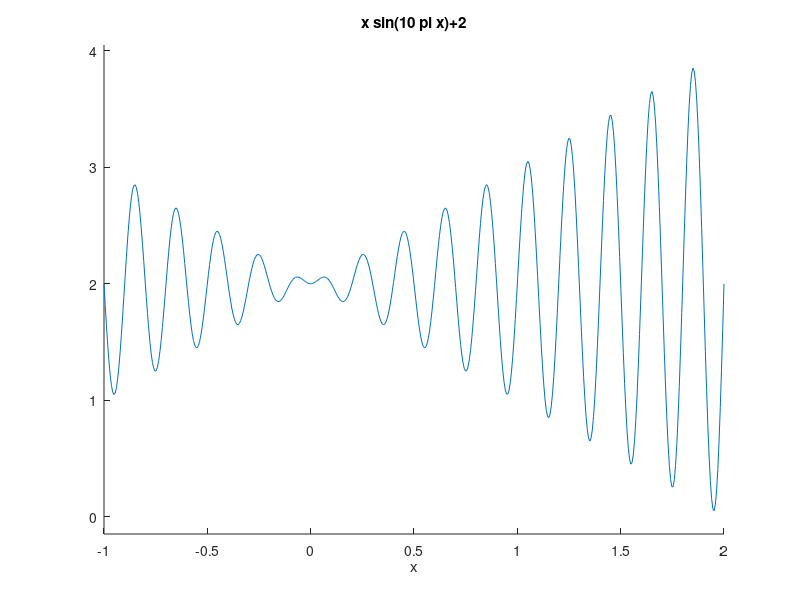

Reproduce this figure in MATLAB. (Note: this script raises an error after producing the figure.)
clc
clear all
close all
tic
figure(1);hold on
ezplot('x*sin(10*pi*x)+2',[-1,2]);
%% ????
fishnum=50; %??50????
MAXGEN=50; %??????
try_number=100;%??????
visual=1; %????
delta=0.618; %?????
step=0.1; %??
%% ?????
lb_ub=[-1,2,1];
X=AF_init(fishnum,lb_ub);
LBUB=[];
for i=1:size(lb_ub,1)
LBUB=[LBUB;repmat(lb_ub(i,1:2),lb_ub(i,3),1)];
end
gen=1;
BestY=-1*ones(1,MAXGEN); %?????????
BestX=-1*ones(1,MAXGEN); %?????????
besty=-100; %?????
Y=AF_foodconsistence(X);
while gen<=MAXGEN
fprintf(1,'%d\n',gen)
for i=1:fishnum
%% ????
[Xi1,Yi1]=AF_swarm(X,i,visual,step,delta,try_number,LBUB,Y); 
%% ????
[Xi2,Yi2]=AF_follow(X,i,visual,step,delta,try_number,LBUB,Y); 
if Yi1>Yi2
X(:,i)=Xi1;
Y(1,i)=Yi1;
else
X(:,i)=Xi2;
Y(1,i)=Yi2;
end
end
[Ymax,index]=max(Y);
figure(1);
plot(X(1,index),Ymax,'.','color',[gen/MAXGEN,0,0])
if Ymax>besty
besty=Ymax;
bestx=X(:,index);
BestY(gen)=Ymax;
[BestX(:,gen)]=X(:,index);
else
BestY(gen)=BestY(gen-1);
[BestX(:,gen)]=BestX(:,gen-1);
end
gen=gen+1;
end
plot(bestx(1),besty,'ro','MarkerSize',100)
xlabel('x')
ylabel('y')
title('???????????????')
%% ?????
figure
plot(1:MAXGEN,BestY)
xlabel('????')
ylabel('???')
title('????????')
disp(['???X?',num2str(bestx,'%1.4f')])
disp(['???Y?',num2str(besty,'%1.4f')])
toc